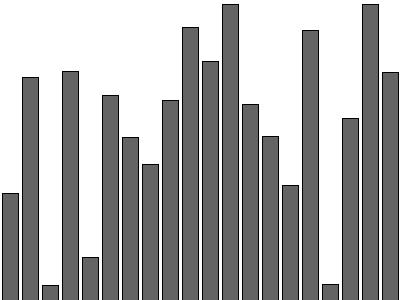
Frame 1 (no input)
Frame 60 (the mouse pressed at the canvas centre just before this capture): identical to frame 1, image omitted
Frame 120 (the mouse held since frame 60 and released just before this capture): identical to frame 1, image omitted

The Processing sketch that drew this single still picture (run headless with seeded random() and noise(); from frame 60 on, the mouse is pressed at the canvas centre):

// Processing sketch: sketch_140620_8
// ── sketch_140620_8.pde
float[] tops;
int choiceId;

void setup(){
  size(400,300);
  tops = new float [20];
  for(int i=0;i<tops.length ;i++){
    tops[i] = random(height);
  }
  choiceId = -1 ;
}

void draw(){
  background(255);
  stroke(0);
  for(int i=0;i<tops.length ;i++){
    if(i == choiceId){
      fill( 255,0,0 );
    }else{
      fill( 100 );
    }
    rect(20*i+2,tops[i] ,16,height);
    }
}

boolean inRect(float x,float y,float xTopLeft,float yTopLeft,float w,float h){
  if(( xTopLeft <= x && x <= xTopLeft+w ) && ( yTopLeft <= y && y <= yTopLeft+h )){
    return true;
  }else{
    return false;
  }
}

void mousePressed(){
  choiceId = -1;
  for(int i=0;i< tops.length;i++){
    if(inRect(mouseX,mouseY,20*i+2,tops[i],16,height)){
      choiceId = i ;
      break;
    }
  }
}
void mouseReleased(){
  choiceId = -1;
}
